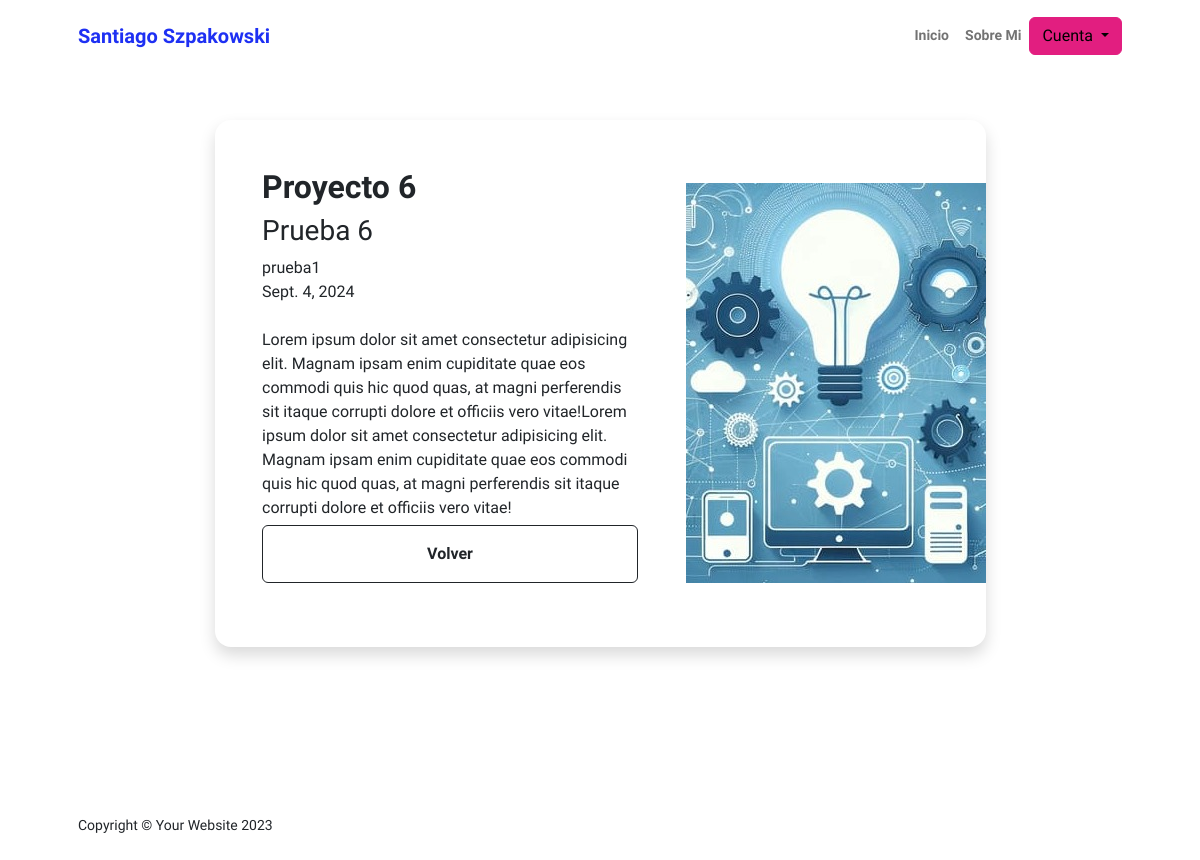
/page/9/, run on an earlier commit of the app's database.
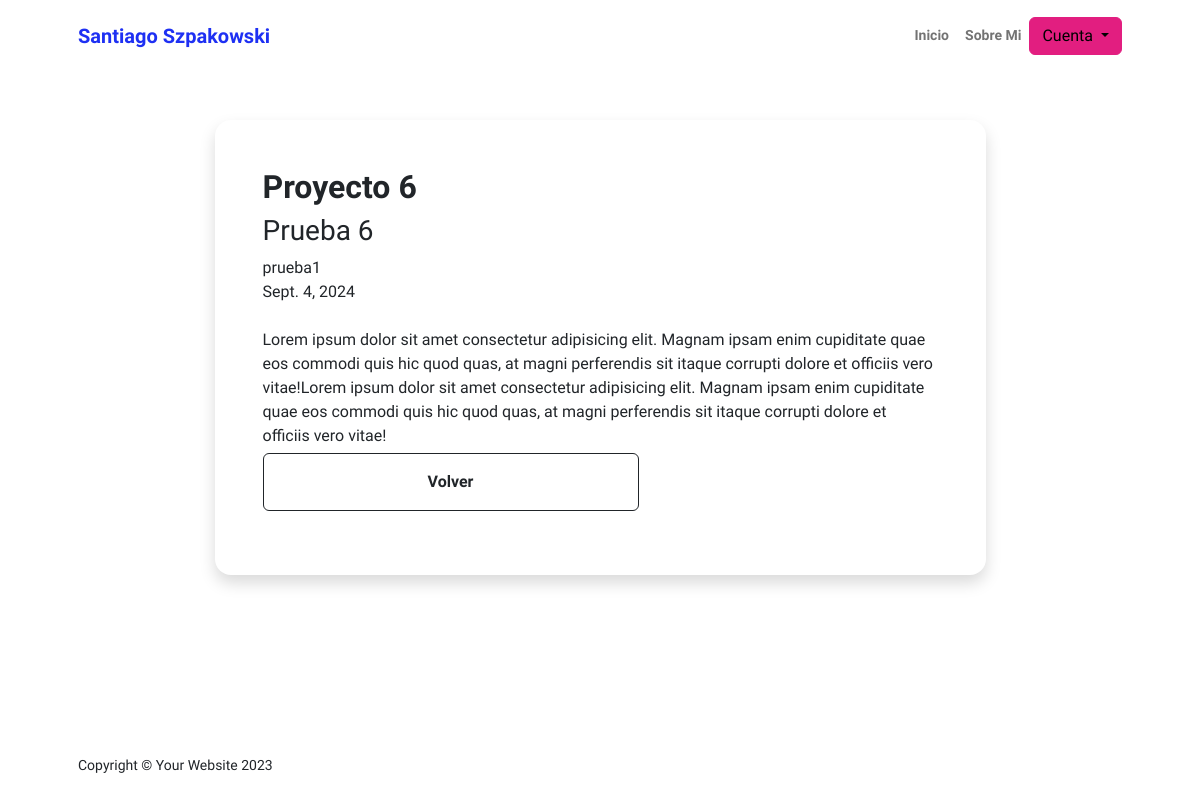
And on a later commit of the database.
### AppPrincipal/models.py (models this page shows, shortened)
class Proyecto (models.Model):
    titulo = models.CharField(max_length=40)
    subtitulo = models.CharField(max_length=40)
    descripcion = models.CharField(max_length=2000)
    fecha = models.DateField()
    imagen = models.ForeignKey('ImagenProyecto', on_delete=models.SET_NULL, null=True, blank=True, related_name='proyectos')
    autor = models.ForeignKey(Usuario, on_delete=models.CASCADE)

class ImagenProyecto(models.Model):
    imagen = models.ImageField(upload_to='imagen', null=True, blank=True)

### AppPrincipal/views.py (the view)
# urls.py: path('page/<int:id>/', views.ProyectoSeleccionadoDetailView.as_view(), name='detalleProyecto'),
class ProyectoSeleccionadoDetailView(DetailView):
    model = Proyecto
    template_name = 'appprincipal/page.html'
    context_object_name = 'proyecto'
    pk_url_kwarg = 'id'

### AppPrincipal/templates/appprincipal/page.html (shortened to what this page needs)
{% extends "appprincipal/index.html" %}
{% load static %}
    {% block contenidoQueCambia %}
    <section class="py-5">
        <div class="container px-5 mb-5">
            <div class="row gx-5 justify-content-center">
                <div class="col-lg-11 col-xl-9 col-xxl-8">
                    {%if proyecto%}
                    <div class="card overflow-hidden shadow rounded-4 border-0 mb-5">
                        <div class="card-body p-0">
                            <div class="d-flex align-items-center justify-content-center">
                                <div class="p-5">
                                    <h2 class="fw-bolder">{{proyecto.titulo}}</h2>
                                    <h3>{{proyecto.subtitulo}}</h3>
                                    <p>
                                        {{proyecto.autor}}<br>
                                        {{proyecto.fecha}}<br><br>
                                        {{proyecto.descripcion}}<br>
                                        <a class="btn btn-outline-dark btn-m px-5 py-3 fs-6 fw-bolder"
                                            style="width: 23.5rem; margin-top: 5px" href="{%url 'proyectos'%}">Volver</a>
                                    </p>
                                </div>
                                <img class="img-fluid" src="{{proyecto.imagen.imagen.url}}" alt="">
                            </div>
                        </div>
                    </div>
                    {%else%}
                    <p>No hay proyectos</p>
                    {%endif%}
                </div>
            </div>
        </div>
    </section>
    {% endblock %}

What changed in the data, as far as the page shows it:
changed Proyecto "Proyecto 6": imagen.imagen: picture removed
